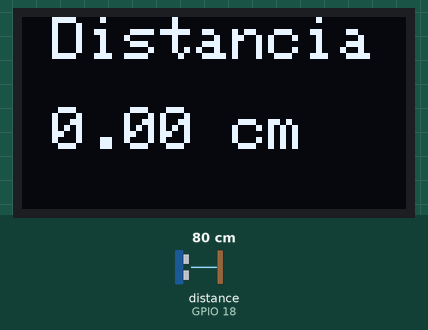
A program run on a simulated ESP32. Parts: 128×64 one-colour display. Wiring (from diagram.json): ultrasonic range finder: trigger GPIO 5; echo GPIO 18. Inputs (shaded band) come from the test bench; at power-on: distance to the obstacle (sensor on GPIO 18) 80 cm. The echo pulse lasts 58.3 µs per cm; the display library's start-up logo is not drawn.

Above: at 3.2 s.
3.3 s: distance to the obstacle (sensor on GPIO 18) set to 2 cm
At 4.5 s:
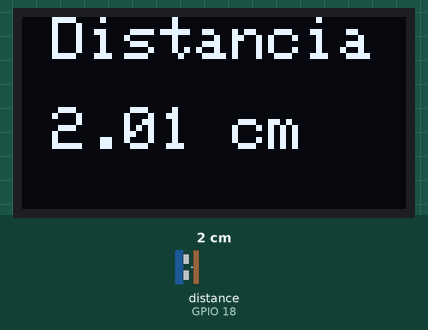
5.0 s: distance to the obstacle (sensor on GPIO 18) set to 4 cm
At 6.1 s:
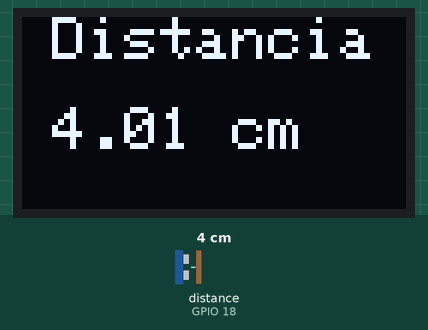
6.8 s: distance to the obstacle (sensor on GPIO 18) set to 9 cm
At 7.6 s:
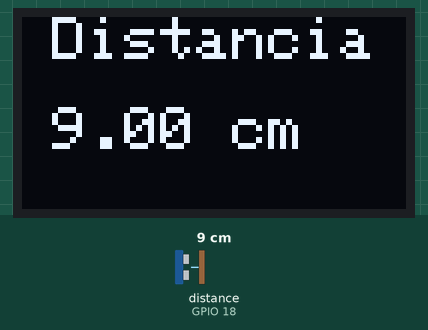
Timing chart, 0 to 9.8 s (numbered marks = the images above; inputs shaded):
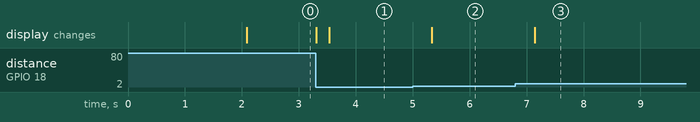

The program:

main.cpp
```cpp
#include <Arduino.h>
#include <Wire.h>
#include <Adafruit_GFX.h>
#include <Adafruit_SSD1306.h>

// Definiciones para el display SSD1306
#define SCREEN_WIDTH 128
#define SCREEN_HEIGHT 64
#define OLED_RESET    -1  // Reset pin # (or -1 if sharing Arduino reset pin)
#define SCREEN_ADDRESS 0x3C  // Dirección I2C del display SSD1306

// Definir los pines de conexión para el sensor HC-SR04
const int trigPin = 5;  // Pin de trigger
const int echoPin = 18; // Pin de echo

// Variable compartida para almacenar la distancia medida
volatile float distance = 0.0;

// Crear objeto display
Adafruit_SSD1306 display(SCREEN_WIDTH, SCREEN_HEIGHT, &Wire, OLED_RESET);

// Tarea para leer el sensor de distancia
void TareaDistancia(void *parameter) {
  while (1) {
    // Limpiar el pin de trigger
    digitalWrite(trigPin, LOW);
    delayMicroseconds(2);

    // Enviar un pulso de 10 microsegundos al pin de trigger
    digitalWrite(trigPin, HIGH);
    delayMicroseconds(10);
    digitalWrite(trigPin, LOW);

    // Leer el tiempo que tarda en llegar el eco
    long duration = pulseIn(echoPin, HIGH);

    // Calcular la distancia en centímetros
    distance = duration * 0.0343 / 2; // Actualizar la distancia

    // Esperar antes de la siguiente medición (100 ms)
    vTaskDelay(pdMS_TO_TICKS(100));
  }
}

// Tarea para mostrar la distancia en el display SSD1306
void TareaDisplay(void *parameter) {
  while (1) {
    // Limpiar el display
    display.clearDisplay();

    // Mostrar el título
    display.setCursor(10, 0);
    display.setTextSize(2);
    display.setTextColor(SSD1306_WHITE);
    display.print("Distancia");

    // Mostrar la distancia medida
    display.setCursor(10, 30);
    display.setTextSize(2);
    display.print(distance);
    display.print(" cm");

    // Actualizar el display
    display.display();

    // Esperar antes de la siguiente actualización (200 ms)
    vTaskDelay(pdMS_TO_TICKS(200));
  }
}

void setup() {
  // Iniciar la comunicación serial
  Serial.begin(115200);

  // Configurar los pines del sensor HC-SR04
  pinMode(trigPin, OUTPUT);
  pinMode(echoPin, INPUT);

  // Inicializar el display SSD1306
  if (!display.begin(SSD1306_SWITCHCAPVCC, SCREEN_ADDRESS)) {
    Serial.println(F("SSD1306 allocation failed"));
    for (;;); // Detener la ejecución si no se puede inicializar el display
  }
  display.display();
  delay(2000);  // Pausa para mostrar el logo de Adafruit (opcional)
  display.clearDisplay();

  // Crear las tareas de FreeRTOS
  xTaskCreate(
    TareaDistancia,   // Función de la tarea
    "Lee Distancia",  // Nombre de la tarea
    2048,             // Tamaño de la pila
    NULL,             // Parámetros de la tarea
    1,                // Prioridad de la tarea
    NULL              // Handle de la tarea
  );

  xTaskCreate(
    TareaDisplay,     // Función de la tarea
    "Muestra Display",// Nombre de la tarea
    4096,             // Tamaño de la pila (mayor para gráficos)
    NULL,             // Parámetros de la tarea
    1,                // Prioridad de la tarea
    NULL              // Handle de la tarea
  );
}

void loop() {
  // El loop está vacío porque las tareas se ejecutan en paralelo
}
```

Measured:
- after the input at 3.3 s, the display: first differs from a run without the input after 0.23 s (image 1)
- after the input at 5.0 s, the display: changes after 0.34 s (image 2)
- after the input at 6.8 s, the display: changes after 0.34 s (image 3)
